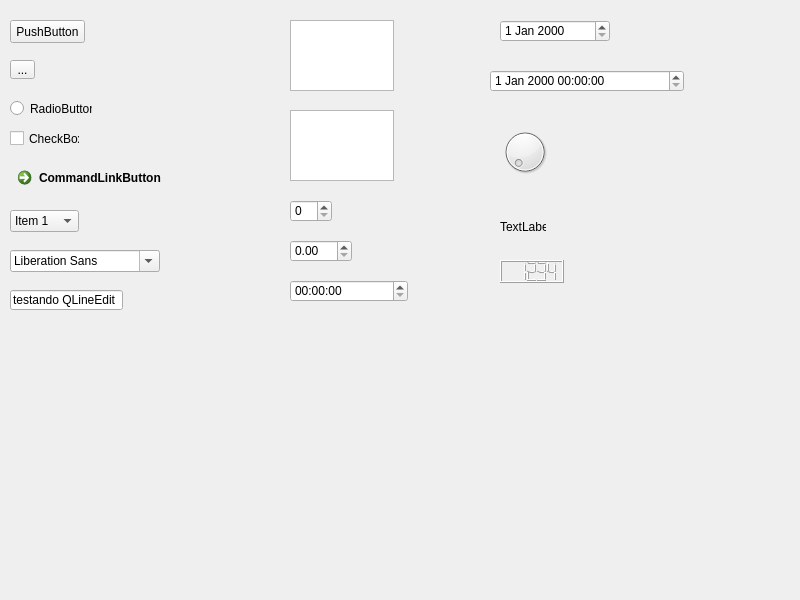
<?xml version="1.0" encoding="UTF-8"?>
<ui version="4.0">
 <class>Form</class>
 <widget class="QWidget" name="Form">
  <property name="geometry">
   <rect>
    <x>0</x>
    <y>0</y>
    <width>800</width>
    <height>600</height>
   </rect>
  </property>
  <property name="windowTitle">
   <string>Qt5xHb/C++11 - teste com a classe HUiLoader</string>
  </property>
  <widget class="QPushButton" name="pushButton">
   <property name="geometry">
    <rect>
     <x>10</x>
     <y>20</y>
     <width>75</width>
     <height>23</height>
    </rect>
   </property>
   <property name="text">
    <string>PushButton</string>
   </property>
  </widget>
  <widget class="QToolButton" name="toolButton">
   <property name="geometry">
    <rect>
     <x>10</x>
     <y>60</y>
     <width>25</width>
     <height>19</height>
    </rect>
   </property>
   <property name="text">
    <string>...</string>
   </property>
  </widget>
  <widget class="QRadioButton" name="radioButton">
   <property name="geometry">
    <rect>
     <x>10</x>
     <y>100</y>
     <width>82</width>
     <height>17</height>
    </rect>
   </property>
   <property name="text">
    <string>RadioButton</string>
   </property>
  </widget>
  <widget class="QCheckBox" name="checkBox">
   <property name="geometry">
    <rect>
     <x>10</x>
     <y>130</y>
     <width>70</width>
     <height>17</height>
    </rect>
   </property>
   <property name="text">
    <string>CheckBox</string>
   </property>
  </widget>
  <widget class="QCommandLinkButton" name="commandLinkButton">
   <property name="geometry">
    <rect>
     <x>10</x>
     <y>160</y>
     <width>185</width>
     <height>41</height>
    </rect>
   </property>
   <property name="styleSheet">
    <string notr="true">background-color: yellow</string>
   </property>
   <property name="text">
    <string>CommandLinkButton</string>
   </property>
  </widget>
  <widget class="QComboBox" name="comboBox">
   <property name="geometry">
    <rect>
     <x>10</x>
     <y>210</y>
     <width>69</width>
     <height>22</height>
    </rect>
   </property>
   <item>
    <property name="text">
     <string>Item 1</string>
    </property>
   </item>
   <item>
    <property name="text">
     <string>Item 2</string>
    </property>
   </item>
   <item>
    <property name="text">
     <string>Item 3</string>
    </property>
   </item>
   <item>
    <property name="text">
     <string>Item 4</string>
    </property>
   </item>
   <item>
    <property name="text">
     <string>Item 5</string>
    </property>
   </item>
  </widget>
  <widget class="QFontComboBox" name="fontComboBox">
   <property name="geometry">
    <rect>
     <x>10</x>
     <y>250</y>
     <width>150</width>
     <height>22</height>
    </rect>
   </property>
  </widget>
  <widget class="QLineEdit" name="lineEdit">
   <property name="geometry">
    <rect>
     <x>10</x>
     <y>290</y>
     <width>113</width>
     <height>20</height>
    </rect>
   </property>
   <property name="text">
    <string>testando QLineEdit</string>
   </property>
  </widget>
  <widget class="QTextEdit" name="textEdit">
   <property name="geometry">
    <rect>
     <x>290</x>
     <y>20</y>
     <width>104</width>
     <height>71</height>
    </rect>
   </property>
  </widget>
  <widget class="QPlainTextEdit" name="plainTextEdit">
   <property name="geometry">
    <rect>
     <x>290</x>
     <y>110</y>
     <width>104</width>
     <height>71</height>
    </rect>
   </property>
  </widget>
  <widget class="QSpinBox" name="spinBox">
   <property name="geometry">
    <rect>
     <x>290</x>
     <y>200</y>
     <width>42</width>
     <height>22</height>
    </rect>
   </property>
  </widget>
  <widget class="QDoubleSpinBox" name="doubleSpinBox">
   <property name="geometry">
    <rect>
     <x>290</x>
     <y>240</y>
     <width>62</width>
     <height>22</height>
    </rect>
   </property>
  </widget>
  <widget class="QTimeEdit" name="timeEdit">
   <property name="geometry">
    <rect>
     <x>290</x>
     <y>280</y>
     <width>118</width>
     <height>22</height>
    </rect>
   </property>
  </widget>
  <widget class="QDateEdit" name="dateEdit">
   <property name="geometry">
    <rect>
     <x>500</x>
     <y>20</y>
     <width>110</width>
     <height>22</height>
    </rect>
   </property>
  </widget>
  <widget class="QDateTimeEdit" name="dateTimeEdit">
   <property name="geometry">
    <rect>
     <x>490</x>
     <y>70</y>
     <width>194</width>
     <height>22</height>
    </rect>
   </property>
  </widget>
  <widget class="QDial" name="dial">
   <property name="geometry">
    <rect>
     <x>500</x>
     <y>120</y>
     <width>50</width>
     <height>64</height>
    </rect>
   </property>
  </widget>
  <widget class="QLabel" name="label">
   <property name="geometry">
    <rect>
     <x>500</x>
     <y>220</y>
     <width>46</width>
     <height>13</height>
    </rect>
   </property>
   <property name="text">
    <string>TextLabel</string>
   </property>
  </widget>
  <widget class="QLCDNumber" name="lcdNumber">
   <property name="geometry">
    <rect>
     <x>500</x>
     <y>260</y>
     <width>64</width>
     <height>23</height>
    </rect>
   </property>
   <property name="intValue" stdset="0">
    <number>1234</number>
   </property>
  </widget>
 </widget>
 <resources/>
 <connections/>
</ui>
